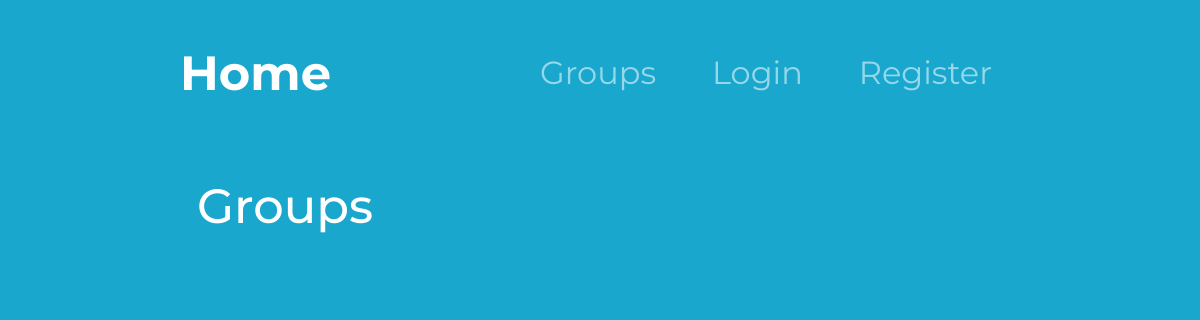
/grupy/, run on an earlier commit of the app's database.
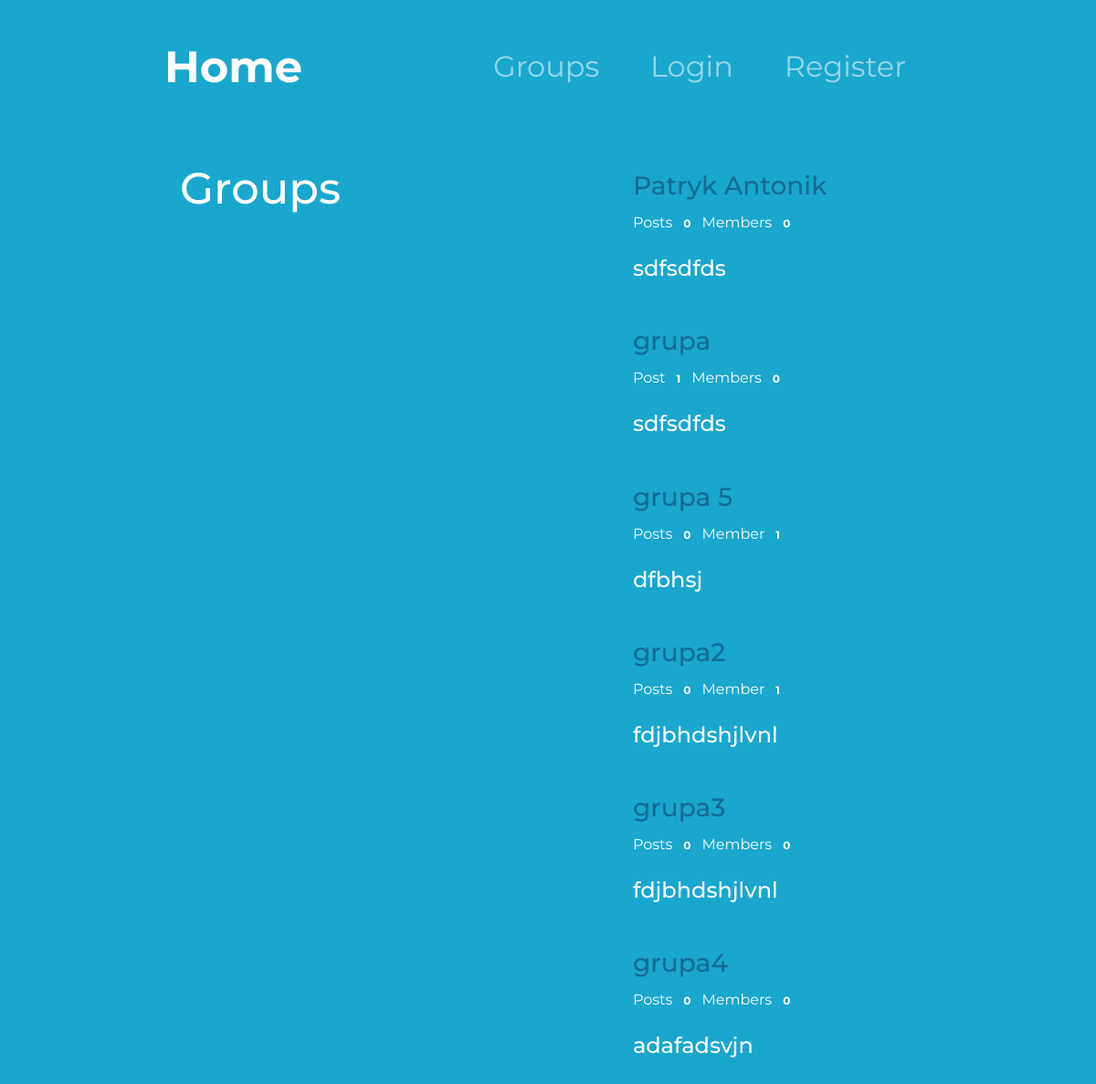
And on a later commit of the database.
### grupy/models.py (models this page shows, shortened)
class Group(models.Model):
    name = models.CharField(max_length=100, unique=True)
    slug = models.SlugField(unique=True)
    description = models.TextField()
    description_html = models.TextField(editable=False)
    members = models.ManyToManyField(User, through='GroupMember')
    class Meta:
        ordering = ['name']

### grupy/views.py (the view)
# urls.py: path("", ListGroups.as_view(), name="all"),
class ListGroups(ListView):
    model = Group
    context_object_name = 'groups'

### grupy/templates/grupy/group_list.html (shortened to what this page needs)
{% extends 'grupy/group_base.html' %}
{% block pregroup %}
<div class="col-lg-3 col-md-12">
        <h2 class="h2-form2">Groups</h2>
    </div>
{% endblock pregroup %}
{% block group_content %}
    <div class="col-lg-9 col-md-12">
            {% for group in object_list %}
            <div class="container-fluid whole-div">
                <div class="col-12">
                    <a class="group-a" href="{% url 'groups:single' slug=group.slug %}">
                        <h3>{{ group.name }}</h3>
                    </a>
                </div>
                    <div class="row group-row">
                        <div class="col-12">
                            Post{{ group.posts.count|pluralize }}
                            <span class="badge">{{ group.posts.count }}</span>
                            Member{{ group.members.count|pluralize }}
                            <span class="badge">{{ group.members.count }}</span>
                        </div>
                    </div>
                    <div class="opis">
                        {{ group.description_html|safe }}
                    </div>
            </div>
            {% endfor %}
    </div>
{% endblock group_content %}

### grupy/templates/grupy/group_base.html (shortened to what this page needs)
{% extends 'base.html' %}
{% block body_block %}
<div class="container">
    <div class="row">
        {% block pregroup %}{% endblock pregroup %}
        {% block group_content %}{% endblock group_content %}
    </div>
</div>
{% endblock body_block %}

### templates/base.html (shortened to what this page needs)
<!DOCTYPE html>
{% load static %}
<html lang="en">
  <head>
    <link
      href="https://cdn.jsdelivr.net/npm/bootstrap@5.3.0-alpha3/dist/css/bootstrap.min.css"
      rel="stylesheet"
    />
    <link href="{% static 'styles.css' %}" rel="stylesheet" />
  </head>
  <body>
    <div class="container-fluid nav-div">
        <nav class="navbar navbar-expand-lg navbar-dark" id="navbar">
            <a class="navbar-brand" href="{% url 'home' %}">Home</a>
            <div class="collapse navbar-collapse" id="navbarSupportedContent">
                {% if user.is_authenticated %}
                <ul class="navbar-nav ms-auto">
                <li class="nav-item">
                    <a class="nav-link" href="{% url 'posts:create' %}">Posts</a>
                </li>
                <li class="nav-item">
                    <a class="nav-link" href="{% url 'groups:all' %}">Groups</a>
                </li>
                <li class="nav-item">
                    <a class="nav-link" href="{% url 'groups:create' %}"
                    >Create group</a
                    >
                </li>
                <li class="nav-item">
                    <a class="nav-link" href="{% url 'konta:logout' %}">Logout</a>
                </li>
                </ul>
                {% else %}
                <ul class="navbar-nav ms-auto">
                <li class="nav-item">
                    <a class="nav-link" href="{% url 'groups:all' %}">Groups</a>
                </li>
                <li class="nav-item">
                    <a class="nav-link" href="{% url 'konta:login' %}">Login</a>
                </li>
                <li class="nav-item">
                    <a class="nav-link" href="{% url 'konta:signup' %}">Register</a>
                </li>
                </ul>
                {% endif %}
            </div>
        </nav>
    </div>
            <div class="container-fluid content">
                {% block body_block %}{% endblock body_block %}
            </div>
  </body>
</html>

### static/styles.css (style rules this page uses)
body { font-family: 'Montserrat'; background-color: #19A7CE; text-align: center; color: white; }
h1, h2, h3, h4, h5, h6 { line-height: 1.5; }
.container-fluid { padding: 2% 15%; }
.navbar-brand { font-family: "Montserrat"; font-size: 3rem; font-weight: bold; }
.nav-div { background-color: #19A7CE; }
.nav-link { font-family: "Montserrat"; font-size: 2rem; }
.nav-item { margin: 0 20px; }
.h2-form2 { margin-bottom: 50px; font-size: 3rem; }
a { color: #146C94; text-decoration: none; }
.group-row { margin-bottom: 20px; }
.opis { font-size: 1.5rem; font-weight:500; }
.whole-div { text-align: left; margin-left: 200px; }

What changed in the data, as far as the page shows it:
added Group: name "Patryk Antonik", posts.count "0", members.count "0", description_html "sdfsdfds"
added Group: name "grupa", posts.count "1", members.count "0", description_html "sdfsdfds"
added Group: name "grupa 5", posts.count "0", members.count "1", description_html "dfbhsj"
added Group: name "grupa2", posts.count "0", members.count "1", description_html "fdjbhdshjlvnl"
added Group: name "grupa3", posts.count "0", members.count "0", description_html "fdjbhdshjlvnl"
added Group: name "grupa4", posts.count "0", members.count "0", description_html "adafadsvjn"
